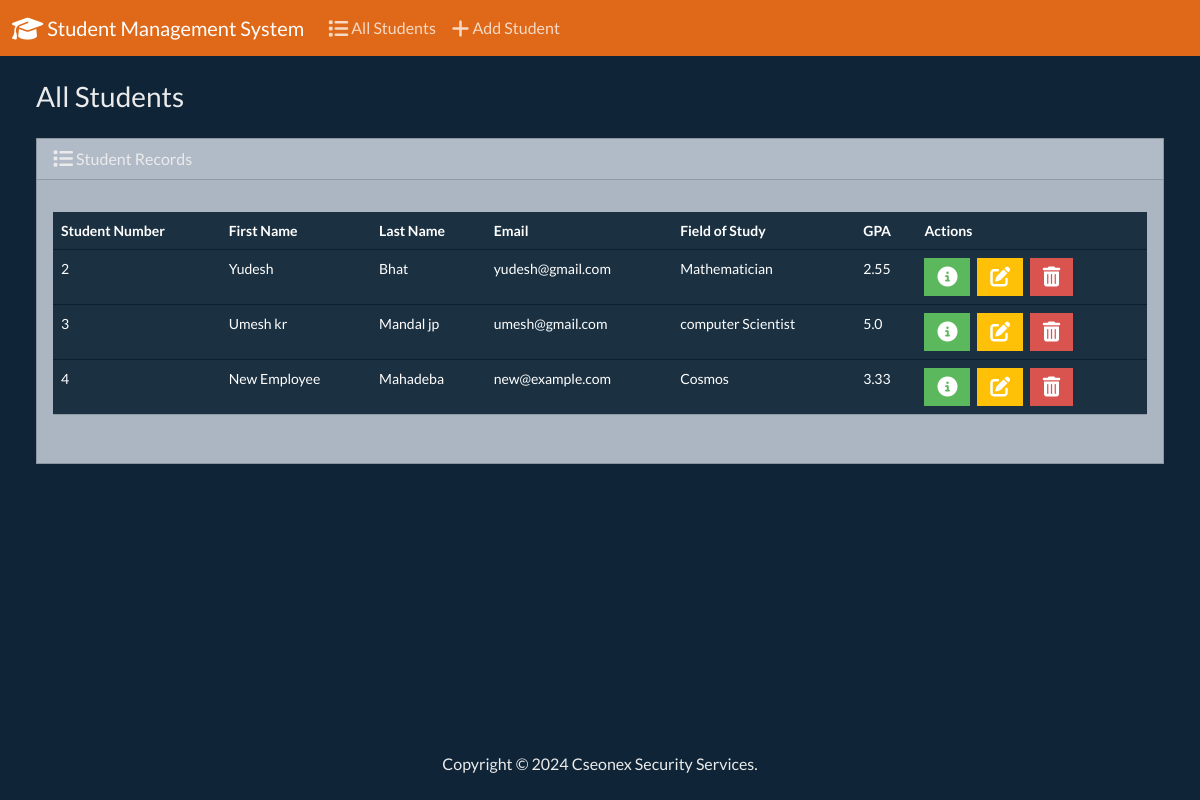
The page / on the database its author committed.
### students/models.py (models this page shows, shortened)
class Student(models.Model):
    student_number = models.PositiveIntegerField()
    first_name = models.CharField(max_length=50)
    last_name = models.CharField(max_length=50)
    email = models.EmailField(max_length=100)
    field_of_study = models.CharField(max_length=50)
    gpa = models.FloatField()

### students/views.py (the view)
# urls.py: path('', views.index, name='index'),
def index(request):
    return render(request, 'students/index.html', {
        'students':Student.objects.all()
    })

### students/templates/students/index.html (shortened to what this page needs)
{% extends "students/base.html" %}
{% block body %}
<h3 class="m-4">All Students</h3>
<div class="row">
  <div class="col-12">
    {% if students %}
    <div class="card bg-light ms-4 me-4 mb-4">
      <div class="card-header">
        <i class="fa-solid fa-list fa-lg"></i> Student Records
      </div>
      <div class="card-body">
        <p class="card-text">
          <div class="table-responsive">
            <table class="table table-hover">
              <thead>
                <tr>
                  <th scope="col">Student Number</th>
                  <th scope="col">First Name</th>
                  <th scope="col">Last Name</th>
                  <th scope="col">Email</th>
                  <th scope="col">Field of Study</th>
                  <th scope="col">GPA</th>
                  <th scope="col">Actions</th>
                </tr>
              </thead>
              <tbody>
                {% for student in students %}
                  <tr>
                    <td>{{ student.student_number }}</td>
                    <td>{{ student.first_name }}</td>
                    <td>{{ student.last_name }}</td>
                    <td>{{ student.email }}</td>
                    <td>{{ student.field_of_study }}</td>
                    <td>{{ student.gpa }}</td>
                    <td>
                      <button type="button" class="btn btn-success me-1" href="{% url 'view_student' student.id %}" data-bs-toggle="modal" data-bs-target="#myModal{{student.id}}">
                        <i class="fa-solid fa-circle-info fa-lg"></i>
                      </button>
                      <a class="btn btn-warning me-1" href="{% url 'edit' student.id %}">
                        <i class="fa-solid fa-pen-to-square fa-lg"></i>
                      </a>
                      <button type="button" class="btn btn-danger" data-bs-toggle="modal" data-bs-target="#delete{{student.id}}">
                        <i class="fa-solid fa-trash-can fa-lg"></i>
                      </button>
                    </td>
                  </tr>
                {% endfor %}
              </tbody>
            </table>
          </div>
        </p>
      </div>
    </div>
    {% else %}
      <h5 class="alert alert-primary ms-4 me-4">No Student Records</h5>
    {% endif %}
  </div>
</div>
{% endblock %}

### students/templates/students/base.html (shortened to what this page needs)
{% load static %}
<!DOCTYPE html>
<html lang="en">
    <head>
        <link rel="stylesheet" href="https://cdnjs.cloudflare.com/ajax/libs/font-awesome/6.6.0/css/all.min.css">
        <link href="{% static 'css/bootstrap.min.css' %}" rel="stylesheet">
    </head>
<body class="d-flex flex-column min-vh-100">
    <nav class="navbar navbar-expand-lg bg-primary" data-bs-theme="dark">
        <div class="container-fluid">
          <a class="navbar-brand" href="{% url 'index' %}">
            <i class="fa-solid fa-graduation-cap fa-lg"></i> Student Management System</a>
          <div class="collapse navbar-collapse" id="navbarColor01">
            <ul class="navbar-nav me-auto">
              <li class="nav-item">
                <a class="nav-link" href="{% url 'index' %}">
                    <i class="fa-solid fa-list fa-lg"></i> All Students
                </a>
              </li>
              <li class="nav-item">
                <a class="nav-link" href="{% url 'add' %}">
                    <i class="fa-solid fa-plus fa-lg"></i> Add Student
                </a>
              </li>
            </ul>
          </div>
        </div>
      </nav>
   <div class="container-fluid">
{% block body %}
{% endblock %}
    </div>
   <footer class="mt-auto mb-4">
    <div class="text-center">
        <span>
            Copyright &copy; <script>document.write(new Date().getFullYear())</script> Cseonex Security Services.
        </span>
    </div>
   </footer>
</body>
</html>

### rows shown on the page
Student: student_number "2", first_name "Yudesh", last_name "Bhat", email "yudesh@gmail.com", field_of_study "Mathematician", gpa "2.55"
Student: student_number "3", first_name "Umesh kr", last_name "Mandal jp", email "umesh@gmail.com", field_of_study "computer Scientist", gpa "5.0"
Student: student_number "4", first_name "New Employee", last_name "Mahadeba", email "new@example.com", field_of_study "Cosmos", gpa "3.33"
